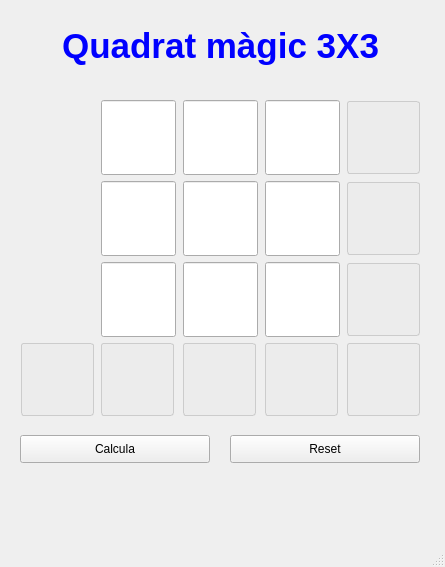
<?xml version="1.0" encoding="UTF-8"?>
<ui version="4.0">
 <class>MainWindow</class>
 <widget class="QMainWindow" name="MainWindow">
  <property name="geometry">
   <rect>
    <x>0</x>
    <y>0</y>
    <width>445</width>
    <height>567</height>
   </rect>
  </property>
  <property name="minimumSize">
   <size>
    <width>445</width>
    <height>567</height>
   </size>
  </property>
  <property name="maximumSize">
   <size>
    <width>445</width>
    <height>567</height>
   </size>
  </property>
  <property name="windowTitle">
   <string>Quadrat màgic</string>
  </property>
  <widget class="QWidget" name="centralwidget">
   <widget class="QLabel" name="titol">
    <property name="geometry">
     <rect>
      <x>20</x>
      <y>20</y>
      <width>401</width>
      <height>51</height>
     </rect>
    </property>
    <property name="font">
     <font>
      <pointsize>26</pointsize>
      <weight>75</weight>
      <bold>true</bold>
     </font>
    </property>
    <property name="styleSheet">
     <string notr="true">color:blue;</string>
    </property>
    <property name="text">
     <string>Quadrat màgic 3X3</string>
    </property>
    <property name="alignment">
     <set>Qt::AlignCenter</set>
    </property>
   </widget>
   <widget class="QPushButton" name="calcula">
    <property name="geometry">
     <rect>
      <x>20</x>
      <y>435</y>
      <width>190</width>
      <height>28</height>
     </rect>
    </property>
    <property name="minimumSize">
     <size>
      <width>190</width>
      <height>28</height>
     </size>
    </property>
    <property name="maximumSize">
     <size>
      <width>190</width>
      <height>28</height>
     </size>
    </property>
    <property name="text">
     <string>Calcula</string>
    </property>
   </widget>
   <widget class="QLabel" name="missatges">
    <property name="geometry">
     <rect>
      <x>20</x>
      <y>480</y>
      <width>400</width>
      <height>50</height>
     </rect>
    </property>
    <property name="minimumSize">
     <size>
      <width>400</width>
      <height>50</height>
     </size>
    </property>
    <property name="maximumSize">
     <size>
      <width>400</width>
      <height>50</height>
     </size>
    </property>
    <property name="font">
     <font>
      <pointsize>12</pointsize>
     </font>
    </property>
    <property name="styleSheet">
     <string notr="true"/>
    </property>
    <property name="text">
     <string/>
    </property>
    <property name="alignment">
     <set>Qt::AlignCenter</set>
    </property>
    <property name="wordWrap">
     <bool>true</bool>
    </property>
    <property name="textInteractionFlags">
     <set>Qt::NoTextInteraction</set>
    </property>
   </widget>
   <widget class="QPushButton" name="reset">
    <property name="geometry">
     <rect>
      <x>230</x>
      <y>435</y>
      <width>190</width>
      <height>28</height>
     </rect>
    </property>
    <property name="minimumSize">
     <size>
      <width>190</width>
      <height>28</height>
     </size>
    </property>
    <property name="maximumSize">
     <size>
      <width>190</width>
      <height>28</height>
     </size>
    </property>
    <property name="text">
     <string>Reset</string>
    </property>
   </widget>
   <widget class="QWidget" name="layoutWidget">
    <property name="geometry">
     <rect>
      <x>20</x>
      <y>100</y>
      <width>401</width>
      <height>320</height>
     </rect>
    </property>
    <layout class="QGridLayout" name="gridLayout">
     <item row="0" column="1">
      <widget class="QLineEdit" name="cel_0_0">
       <property name="minimumSize">
        <size>
         <width>75</width>
         <height>75</height>
        </size>
       </property>
       <property name="maximumSize">
        <size>
         <width>75</width>
         <height>75</height>
        </size>
       </property>
       <property name="font">
        <font>
         <pointsize>16</pointsize>
         <weight>75</weight>
         <bold>true</bold>
        </font>
       </property>
       <property name="maxLength">
        <number>1</number>
       </property>
       <property name="alignment">
        <set>Qt::AlignCenter</set>
       </property>
      </widget>
     </item>
     <item row="0" column="2">
      <widget class="QLineEdit" name="cel_0_1">
       <property name="minimumSize">
        <size>
         <width>75</width>
         <height>75</height>
        </size>
       </property>
       <property name="maximumSize">
        <size>
         <width>75</width>
         <height>75</height>
        </size>
       </property>
       <property name="font">
        <font>
         <pointsize>16</pointsize>
         <weight>75</weight>
         <bold>true</bold>
        </font>
       </property>
       <property name="maxLength">
        <number>1</number>
       </property>
       <property name="alignment">
        <set>Qt::AlignCenter</set>
       </property>
      </widget>
     </item>
     <item row="0" column="3">
      <widget class="QLineEdit" name="cel_0_2">
       <property name="minimumSize">
        <size>
         <width>75</width>
         <height>75</height>
        </size>
       </property>
       <property name="maximumSize">
        <size>
         <width>75</width>
         <height>75</height>
        </size>
       </property>
       <property name="font">
        <font>
         <pointsize>16</pointsize>
         <weight>75</weight>
         <bold>true</bold>
        </font>
       </property>
       <property name="maxLength">
        <number>1</number>
       </property>
       <property name="alignment">
        <set>Qt::AlignCenter</set>
       </property>
      </widget>
     </item>
     <item row="0" column="4">
      <widget class="QLabel" name="cel_0_3">
       <property name="minimumSize">
        <size>
         <width>73</width>
         <height>73</height>
        </size>
       </property>
       <property name="maximumSize">
        <size>
         <width>73</width>
         <height>73</height>
        </size>
       </property>
       <property name="font">
        <font>
         <pointsize>16</pointsize>
         <weight>75</weight>
         <bold>true</bold>
        </font>
       </property>
       <property name="styleSheet">
        <string notr="true">background-color: rgb(236,236,236);
border: 1px solid rgb(204,204,204);
border-radius: 3px;</string>
       </property>
       <property name="text">
        <string/>
       </property>
       <property name="alignment">
        <set>Qt::AlignCenter</set>
       </property>
       <property name="textInteractionFlags">
        <set>Qt::NoTextInteraction</set>
       </property>
      </widget>
     </item>
     <item row="1" column="1">
      <widget class="QLineEdit" name="cel_1_0">
       <property name="minimumSize">
        <size>
         <width>75</width>
         <height>75</height>
        </size>
       </property>
       <property name="maximumSize">
        <size>
         <width>75</width>
         <height>75</height>
        </size>
       </property>
       <property name="font">
        <font>
         <pointsize>16</pointsize>
         <weight>75</weight>
         <bold>true</bold>
        </font>
       </property>
       <property name="maxLength">
        <number>1</number>
       </property>
       <property name="alignment">
        <set>Qt::AlignCenter</set>
       </property>
      </widget>
     </item>
     <item row="1" column="2">
      <widget class="QLineEdit" name="cel_1_1">
       <property name="minimumSize">
        <size>
         <width>75</width>
         <height>75</height>
        </size>
       </property>
       <property name="maximumSize">
        <size>
         <width>75</width>
         <height>75</height>
        </size>
       </property>
       <property name="font">
        <font>
         <pointsize>16</pointsize>
         <weight>75</weight>
         <bold>true</bold>
        </font>
       </property>
       <property name="maxLength">
        <number>1</number>
       </property>
       <property name="alignment">
        <set>Qt::AlignCenter</set>
       </property>
      </widget>
     </item>
     <item row="1" column="3">
      <widget class="QLineEdit" name="cel_1_2">
       <property name="minimumSize">
        <size>
         <width>75</width>
         <height>75</height>
        </size>
       </property>
       <property name="maximumSize">
        <size>
         <width>75</width>
         <height>75</height>
        </size>
       </property>
       <property name="font">
        <font>
         <pointsize>16</pointsize>
         <weight>75</weight>
         <bold>true</bold>
        </font>
       </property>
       <property name="maxLength">
        <number>1</number>
       </property>
       <property name="alignment">
        <set>Qt::AlignCenter</set>
       </property>
      </widget>
     </item>
     <item row="1" column="4">
      <widget class="QLabel" name="cel_1_3">
       <property name="minimumSize">
        <size>
         <width>73</width>
         <height>73</height>
        </size>
       </property>
       <property name="maximumSize">
        <size>
         <width>73</width>
         <height>73</height>
        </size>
       </property>
       <property name="font">
        <font>
         <pointsize>16</pointsize>
         <weight>75</weight>
         <bold>true</bold>
        </font>
       </property>
       <property name="styleSheet">
        <string notr="true">background-color: rgb(236,236,236);
border: 1px solid rgb(204,204,204);
border-radius: 3px;</string>
       </property>
       <property name="text">
        <string/>
       </property>
       <property name="alignment">
        <set>Qt::AlignCenter</set>
       </property>
       <property name="textInteractionFlags">
        <set>Qt::NoTextInteraction</set>
       </property>
      </widget>
     </item>
     <item row="2" column="1">
      <widget class="QLineEdit" name="cel_2_0">
       <property name="minimumSize">
        <size>
         <width>75</width>
         <height>75</height>
        </size>
       </property>
       <property name="maximumSize">
        <size>
         <width>75</width>
         <height>75</height>
        </size>
       </property>
       <property name="font">
        <font>
         <pointsize>16</pointsize>
         <weight>75</weight>
         <bold>true</bold>
        </font>
       </property>
       <property name="maxLength">
        <number>1</number>
       </property>
       <property name="alignment">
        <set>Qt::AlignCenter</set>
       </property>
      </widget>
     </item>
     <item row="2" column="2">
      <widget class="QLineEdit" name="cel_2_1">
       <property name="minimumSize">
        <size>
         <width>75</width>
         <height>75</height>
        </size>
       </property>
       <property name="maximumSize">
        <size>
         <width>75</width>
         <height>75</height>
        </size>
       </property>
       <property name="font">
        <font>
         <pointsize>16</pointsize>
         <weight>75</weight>
         <bold>true</bold>
        </font>
       </property>
       <property name="maxLength">
        <number>1</number>
       </property>
       <property name="alignment">
        <set>Qt::AlignCenter</set>
       </property>
      </widget>
     </item>
     <item row="2" column="3">
      <widget class="QLineEdit" name="cel_2_2">
       <property name="minimumSize">
        <size>
         <width>75</width>
         <height>75</height>
        </size>
       </property>
       <property name="maximumSize">
        <size>
         <width>75</width>
         <height>75</height>
        </size>
       </property>
       <property name="font">
        <font>
         <pointsize>16</pointsize>
         <weight>75</weight>
         <bold>true</bold>
        </font>
       </property>
       <property name="maxLength">
        <number>1</number>
       </property>
       <property name="alignment">
        <set>Qt::AlignCenter</set>
       </property>
      </widget>
     </item>
     <item row="2" column="4">
      <widget class="QLabel" name="cel_2_3">
       <property name="minimumSize">
        <size>
         <width>73</width>
         <height>73</height>
        </size>
       </property>
       <property name="maximumSize">
        <size>
         <width>73</width>
         <height>73</height>
        </size>
       </property>
       <property name="font">
        <font>
         <pointsize>16</pointsize>
         <weight>75</weight>
         <bold>true</bold>
        </font>
       </property>
       <property name="styleSheet">
        <string notr="true">background-color: rgb(236,236,236);
border: 1px solid rgb(204,204,204);
border-radius: 3px;</string>
       </property>
       <property name="text">
        <string/>
       </property>
       <property name="alignment">
        <set>Qt::AlignCenter</set>
       </property>
       <property name="textInteractionFlags">
        <set>Qt::NoTextInteraction</set>
       </property>
      </widget>
     </item>
     <item row="3" column="0">
      <widget class="QLabel" name="D2">
       <property name="minimumSize">
        <size>
         <width>73</width>
         <height>73</height>
        </size>
       </property>
       <property name="maximumSize">
        <size>
         <width>73</width>
         <height>73</height>
        </size>
       </property>
       <property name="font">
        <font>
         <pointsize>16</pointsize>
         <weight>75</weight>
         <bold>true</bold>
        </font>
       </property>
       <property name="styleSheet">
        <string notr="true">background-color: rgb(236,236,236);
border: 1px solid rgb(204,204,204);
border-radius: 3px;</string>
       </property>
       <property name="text">
        <string/>
       </property>
       <property name="alignment">
        <set>Qt::AlignCenter</set>
       </property>
       <property name="textInteractionFlags">
        <set>Qt::NoTextInteraction</set>
       </property>
      </widget>
     </item>
     <item row="3" column="1">
      <widget class="QLabel" name="cel_3_0">
       <property name="minimumSize">
        <size>
         <width>73</width>
         <height>73</height>
        </size>
       </property>
       <property name="maximumSize">
        <size>
         <width>73</width>
         <height>73</height>
        </size>
       </property>
       <property name="font">
        <font>
         <pointsize>16</pointsize>
         <weight>75</weight>
         <bold>true</bold>
        </font>
       </property>
       <property name="styleSheet">
        <string notr="true">background-color: rgb(236,236,236);
border: 1px solid rgb(204,204,204);
border-radius: 3px;</string>
       </property>
       <property name="text">
        <string/>
       </property>
       <property name="alignment">
        <set>Qt::AlignCenter</set>
       </property>
       <property name="textInteractionFlags">
        <set>Qt::NoTextInteraction</set>
       </property>
      </widget>
     </item>
     <item row="3" column="2">
      <widget class="QLabel" name="cel_3_1">
       <property name="minimumSize">
        <size>
         <width>73</width>
         <height>73</height>
        </size>
       </property>
       <property name="maximumSize">
        <size>
         <width>73</width>
         <height>73</height>
        </size>
       </property>
       <property name="font">
        <font>
         <pointsize>16</pointsize>
         <weight>75</weight>
         <bold>true</bold>
        </font>
       </property>
       <property name="styleSheet">
        <string notr="true">background-color: rgb(236,236,236);
border: 1px solid rgb(204,204,204);
border-radius: 3px;</string>
       </property>
       <property name="text">
        <string/>
       </property>
       <property name="alignment">
        <set>Qt::AlignCenter</set>
       </property>
       <property name="textInteractionFlags">
        <set>Qt::NoTextInteraction</set>
       </property>
      </widget>
     </item>
     <item row="3" column="3">
      <widget class="QLabel" name="cel_3_2">
       <property name="minimumSize">
        <size>
         <width>73</width>
         <height>73</height>
        </size>
       </property>
       <property name="maximumSize">
        <size>
         <width>73</width>
         <height>73</height>
        </size>
       </property>
       <property name="font">
        <font>
         <pointsize>16</pointsize>
         <weight>75</weight>
         <bold>true</bold>
        </font>
       </property>
       <property name="styleSheet">
        <string notr="true">background-color: rgb(236,236,236);
border: 1px solid rgb(204,204,204);
border-radius: 3px;</string>
       </property>
       <property name="text">
        <string/>
       </property>
       <property name="alignment">
        <set>Qt::AlignCenter</set>
       </property>
       <property name="textInteractionFlags">
        <set>Qt::NoTextInteraction</set>
       </property>
      </widget>
     </item>
     <item row="3" column="4">
      <widget class="QLabel" name="D1">
       <property name="minimumSize">
        <size>
         <width>73</width>
         <height>73</height>
        </size>
       </property>
       <property name="maximumSize">
        <size>
         <width>73</width>
         <height>73</height>
        </size>
       </property>
       <property name="font">
        <font>
         <pointsize>16</pointsize>
         <weight>75</weight>
         <bold>true</bold>
        </font>
       </property>
       <property name="styleSheet">
        <string notr="true">background-color: rgb(236,236,236);
border: 1px solid rgb(204,204,204);
border-radius: 3px;</string>
       </property>
       <property name="text">
        <string/>
       </property>
       <property name="alignment">
        <set>Qt::AlignCenter</set>
       </property>
       <property name="textInteractionFlags">
        <set>Qt::NoTextInteraction</set>
       </property>
      </widget>
     </item>
    </layout>
   </widget>
  </widget>
  <widget class="QStatusBar" name="statusbar"/>
 </widget>
 <tabstops>
  <tabstop>cel_0_0</tabstop>
  <tabstop>cel_0_1</tabstop>
  <tabstop>cel_0_2</tabstop>
  <tabstop>cel_1_0</tabstop>
  <tabstop>cel_1_1</tabstop>
  <tabstop>cel_1_2</tabstop>
  <tabstop>cel_2_0</tabstop>
  <tabstop>cel_2_1</tabstop>
  <tabstop>cel_2_2</tabstop>
  <tabstop>calcula</tabstop>
  <tabstop>reset</tabstop>
 </tabstops>
 <resources/>
 <connections/>
</ui>
